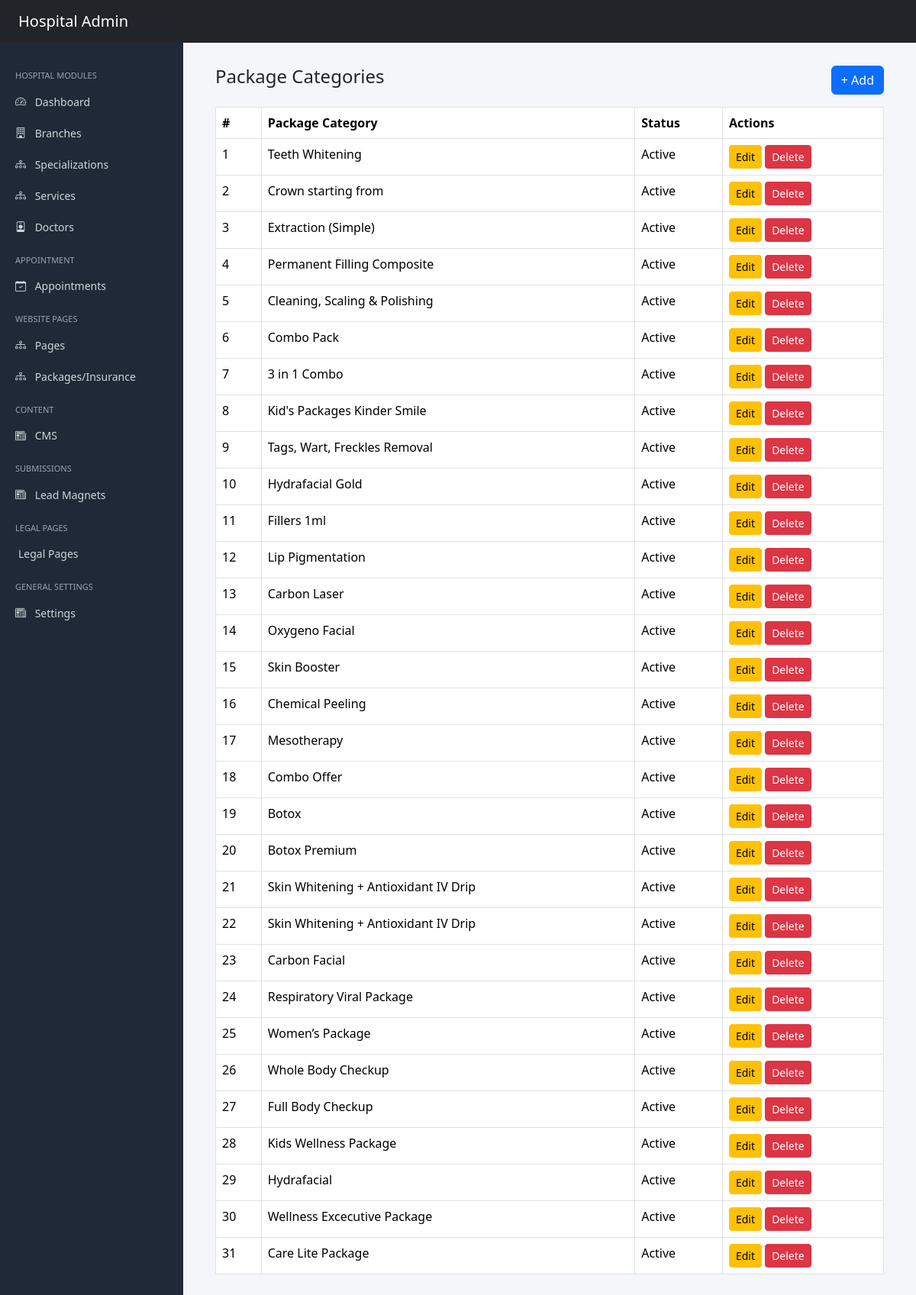
The page /administrator/packages/ on the database its author committed.
### administrator/models.py (models this page shows, shortened)
class Packages(models.Model):
    name = models.CharField(max_length=200)
    Specialization = models.ForeignKey(
        Specialization,
        on_delete=models.CASCADE,
        related_name='packages'
    )
    short_description = models.TextField(blank=True)
    main_image = models.ImageField(
        upload_to='uploads/packages/',
        blank=True,
        null=True
    )
    main_image_alt = models.CharField(max_length=255, blank=True)
    parameters = models.TextField(
        blank=True,
        help_text="Example: Blood test, ECG, etc."
    )
    actual_price = models.DecimalField(
        max_digits=10,
        decimal_places=2
    )
    offer_price = models.DecimalField(
        max_digits=10,
        decimal_places=2,
        blank=True,
        null=True
    )
    is_active = models.BooleanField(default=True)
    created_at = models.DateTimeField(auto_now_add=True)
    updated_at = models.DateTimeField(auto_now=True)
    class Meta:
        ordering = ['-created_at']
        verbose_name = "Package Category"
        verbose_name_plural = "Package Categories"

### administrator/views.py (the view)
# urls.py: path('packages/', PackageListView.as_view(), name='package-list'),
class PackageListView(ListView):
    model = Packages
    template_name = "administrator/packages/list.html"
    context_object_name = "packages"

### userapp/context_processors.py (called while the page is built)
def global_data(request):
    def get_menu(slug):
        return MenuGroup.objects.prefetch_related('items').filter(
            slug=slug,
            is_active=True
        ).first()
    settings = GlobalSettings.objects.first()
    social_links = SocialLink.objects.filter(is_active=True).order_by('order')
    legal_pages = LegalPage.objects.filter(is_active=True)
    return {
        'global_settings': settings,
         'social_links': social_links,
         'legal_pages':legal_pages,
        'main_menu': get_menu('main-menu'),
        'specialization_menu': get_menu('specialization-menu'),
        'quick_links_menu': get_menu('quick-links-menu'),
    }

### administrator/templates/administrator/packages/list.html
{% extends "administrator/shared/base.html" %}
{% block content %}
<div class="container-fluid">
<div class="d-flex justify-content-between mb-3">
<h4>Package Categories</h4>
<a href="{% url 'administrator:package-create' %}" class="btn btn-primary">+ Add</a>
</div>
<table class="table table-bordered">
<thead>
<tr>
<th>#</th>
<th>Package Category</th>
<th>Status</th>
<th>Actions</th>
</tr>
</thead>
<tbody>
{% for item in packages %}
<tr>
<td>{{ forloop.counter }}</td>
<td>{{ item.name }}</td>
<td>{{ item.is_active|yesno:"Active,Inactive" }}</td>
<td>
<a href="{% url 'administrator:package-update' item.id %}" class="btn btn-warning btn-sm">Edit</a>
<a href="{% url 'administrator:package-delete' item.id %}" class="btn btn-danger btn-sm">Delete</a>
</td>
</tr>
{% endfor %}
</tbody>
</table>
</div>
{% endblock %}

### administrator/templates/administrator/shared/base.html (style rules this page uses)
body { background:#f4f6f9; overflow-x:hidden; }

### rows shown on the page
Packages: name "Teeth Whitening", is_active "Active"
Packages: name "Crown starting from", is_active "Active"
Packages: name "Extraction (Simple)", is_active "Active"
Packages: name "Permanent Filling Composite", is_active "Active"
Packages: name "Cleaning, Scaling & Polishing", is_active "Active"
Packages: name "Combo Pack", is_active "Active"
Packages: name "3 in 1 Combo", is_active "Active"
Packages: name "Kid's Packages Kinder Smile", is_active "Active"
Packages: name "Tags, Wart, Freckles Removal", is_active "Active"
Packages: name "Hydrafacial Gold", is_active "Active"
Packages: name "Fillers 1ml", is_active "Active"
Packages: name "Lip Pigmentation", is_active "Active"
Packages: name "Carbon Laser", is_active "Active"
Packages: name "Oxygeno Facial", is_active "Active"
Packages: name "Skin Booster", is_active "Active"
Packages: name "Chemical Peeling", is_active "Active"
Packages: name "Mesotherapy", is_active "Active"
Packages: name "Combo Offer", is_active "Active"
Packages: name "Botox", is_active "Active"
Packages: name "Botox Premium", is_active "Active"
Packages: name "Skin Whitening + Antioxidant IV Drip", is_active "Active"
Packages: name "Skin Whitening + Antioxidant IV Drip", is_active "Active"
Packages: name "Carbon Facial", is_active "Active"
Packages: name "Respiratory Viral Package", is_active "Active"
Packages: name "Women’s Package", is_active "Active"
Packages: name "Whole Body Checkup", is_active "Active"
Packages: name "Full Body Checkup", is_active "Active"
Packages: name "Kids Wellness Package", is_active "Active"
Packages: name "Hydrafacial", is_active "Active"
Packages: name "Wellness Excecutive Package", is_active "Active"
Packages: name "Care Lite Package", is_active "Active"
